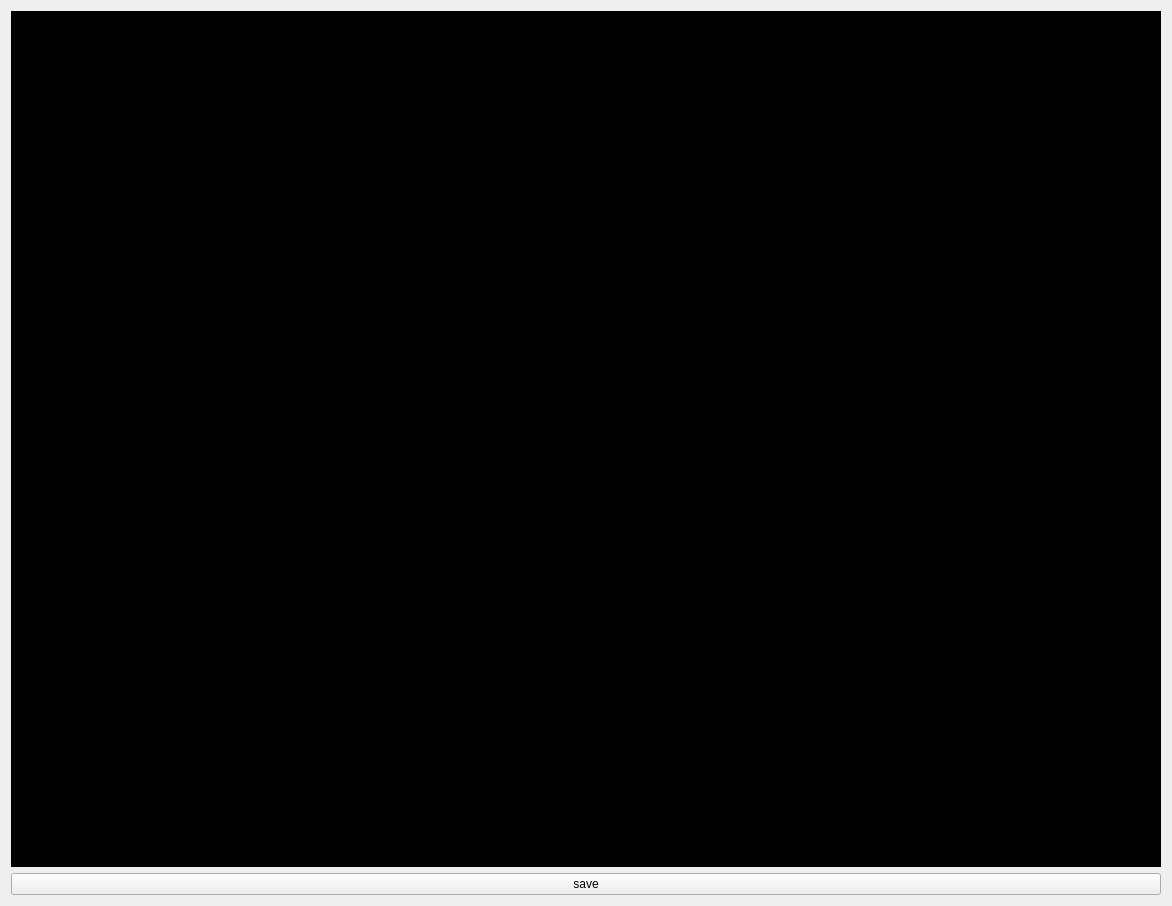
<?xml version="1.0" encoding="UTF-8"?>
<ui version="4.0">
 <class>Form</class>
 <widget class="QWidget" name="Form">
  <property name="geometry">
   <rect>
    <x>0</x>
    <y>0</y>
    <width>1172</width>
    <height>906</height>
   </rect>
  </property>
  <property name="windowTitle">
   <string>Form</string>
  </property>
  <layout class="QGridLayout" name="gridLayout">
   <item row="0" column="0">
    <widget class="QLabel" name="current_frame">
     <property name="styleSheet">
      <string notr="true">background-color: rgb(0, 0, 0);</string>
     </property>
     <property name="text">
      <string/>
     </property>
    </widget>
   </item>
   <item row="1" column="0">
    <widget class="QPushButton" name="btn_save">
     <property name="text">
      <string>save</string>
     </property>
    </widget>
   </item>
  </layout>
 </widget>
 <resources/>
 <connections/>
</ui>
